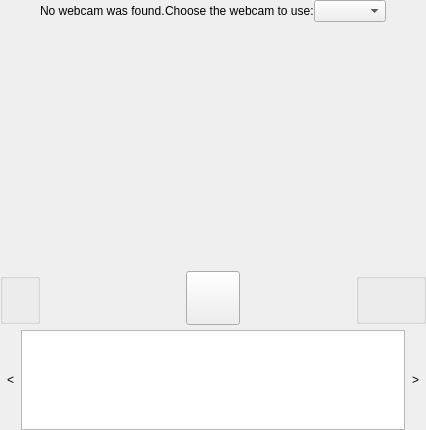
<?xml version="1.0" encoding="UTF-8"?>
<ui version="4.0">
 <class>mainWidget</class>
 <widget class="QWidget" name="mainWidget">
  <property name="geometry">
   <rect>
    <x>0</x>
    <y>0</y>
    <width>426</width>
    <height>430</height>
   </rect>
  </property>
  <layout class="QVBoxLayout" name="verticalLayout">
   <property name="spacing">
    <number>0</number>
   </property>
   <property name="margin">
    <number>0</number>
   </property>
   <item>
    <layout class="QHBoxLayout" name="horizontalLayout">
     <item>
      <spacer name="rightHorizSpacer">
       <property name="orientation">
        <enum>Qt::Horizontal</enum>
       </property>
       <property name="sizeHint" stdset="0">
        <size>
         <width>40</width>
         <height>0</height>
        </size>
       </property>
      </spacer>
     </item>
     <item>
      <widget class="QLabel" name="warningLabel">
       <property name="text">
        <string>No webcam was found.</string>
       </property>
      </widget>
     </item>
     <item>
      <widget class="QLabel" name="chooseWebcamLbl">
       <property name="baseSize">
        <size>
         <width>640</width>
         <height>480</height>
        </size>
       </property>
       <property name="text">
        <string>Choose the webcam to use:</string>
       </property>
      </widget>
     </item>
     <item>
      <widget class="KComboBox" name="webcamCombo"/>
     </item>
     <item>
      <spacer name="sleftZeroSpacer">
       <property name="orientation">
        <enum>Qt::Horizontal</enum>
       </property>
       <property name="sizeHint" stdset="0">
        <size>
         <width>40</width>
         <height>0</height>
        </size>
       </property>
      </spacer>
     </item>
    </layout>
   </item>
   <item>
    <layout class="QHBoxLayout" name="firstRow">
     <property name="sizeConstraint">
      <enum>QLayout::SetFixedSize</enum>
     </property>
     <item>
      <widget class="QWidget" name="centralSpot" native="true">
       <property name="sizePolicy">
        <sizepolicy hsizetype="Preferred" vsizetype="Preferred">
         <horstretch>0</horstretch>
         <verstretch>0</verstretch>
        </sizepolicy>
       </property>
       <property name="minimumSize">
        <size>
         <width>320</width>
         <height>240</height>
        </size>
       </property>
       <property name="maximumSize">
        <size>
         <width>16777215</width>
         <height>16777215</height>
        </size>
       </property>
       <property name="styleSheet">
        <string notr="true"/>
       </property>
       <layout class="QVBoxLayout" name="verticalLayout_3">
        <property name="margin">
         <number>0</number>
        </property>
       </layout>
      </widget>
     </item>
    </layout>
   </item>
   <item>
    <layout class="QHBoxLayout" name="secondRow">
     <property name="topMargin">
      <number>5</number>
     </property>
     <item>
      <widget class="QFrame" name="actions">
       <property name="sizePolicy">
        <sizepolicy hsizetype="Expanding" vsizetype="Minimum">
         <horstretch>0</horstretch>
         <verstretch>0</verstretch>
        </sizepolicy>
       </property>
       <property name="minimumSize">
        <size>
         <width>0</width>
         <height>0</height>
        </size>
       </property>
       <property name="maximumSize">
        <size>
         <width>16777215</width>
         <height>16777215</height>
        </size>
       </property>
       <layout class="QHBoxLayout" name="horizontalLayout_2">
        <property name="spacing">
         <number>0</number>
        </property>
        <property name="margin">
         <number>0</number>
        </property>
        <item>
         <widget class="QWidget" name="widget1" native="true">
          <property name="sizePolicy">
           <sizepolicy hsizetype="Expanding" vsizetype="Preferred">
            <horstretch>0</horstretch>
            <verstretch>0</verstretch>
           </sizepolicy>
          </property>
          <layout class="QHBoxLayout" name="horizontalLayout_4">
           <property name="spacing">
            <number>0</number>
           </property>
           <property name="leftMargin">
            <number>0</number>
           </property>
           <property name="topMargin">
            <number>6</number>
           </property>
           <property name="rightMargin">
            <number>0</number>
           </property>
           <property name="bottomMargin">
            <number>6</number>
           </property>
           <item>
            <widget class="QGroupBox" name="modes">
             <property name="sizePolicy">
              <sizepolicy hsizetype="Maximum" vsizetype="Minimum">
               <horstretch>0</horstretch>
               <verstretch>0</verstretch>
              </sizepolicy>
             </property>
             <property name="minimumSize">
              <size>
               <width>40</width>
               <height>0</height>
              </size>
             </property>
            </widget>
           </item>
           <item>
            <spacer name="horizontalSpacer_3">
             <property name="orientation">
              <enum>Qt::Horizontal</enum>
             </property>
             <property name="sizeHint" stdset="0">
              <size>
               <width>40</width>
               <height>20</height>
              </size>
             </property>
            </spacer>
           </item>
          </layout>
         </widget>
        </item>
        <item>
         <widget class="QPushButton" name="pushButton">
          <property name="sizePolicy">
           <sizepolicy hsizetype="Fixed" vsizetype="Fixed">
            <horstretch>0</horstretch>
            <verstretch>0</verstretch>
           </sizepolicy>
          </property>
          <property name="minimumSize">
           <size>
            <width>54</width>
            <height>54</height>
           </size>
          </property>
         </widget>
        </item>
        <item>
         <widget class="QWidget" name="widget" native="true">
          <property name="sizePolicy">
           <sizepolicy hsizetype="Expanding" vsizetype="Preferred">
            <horstretch>0</horstretch>
            <verstretch>0</verstretch>
           </sizepolicy>
          </property>
          <layout class="QHBoxLayout" name="horizontalLayout_3">
           <property name="spacing">
            <number>0</number>
           </property>
           <property name="leftMargin">
            <number>0</number>
           </property>
           <property name="topMargin">
            <number>6</number>
           </property>
           <property name="rightMargin">
            <number>0</number>
           </property>
           <property name="bottomMargin">
            <number>6</number>
           </property>
           <item>
            <spacer name="horizontalSpacer_4">
             <property name="orientation">
              <enum>Qt::Horizontal</enum>
             </property>
             <property name="sizeHint" stdset="0">
              <size>
               <width>40</width>
               <height>20</height>
              </size>
             </property>
            </spacer>
           </item>
           <item>
            <widget class="QGroupBox" name="groupBox">
             <layout class="QHBoxLayout" name="horizontalLayout_5">
              <property name="spacing">
               <number>0</number>
              </property>
              <property name="leftMargin">
               <number>4</number>
              </property>
              <property name="topMargin">
               <number>0</number>
              </property>
              <property name="rightMargin">
               <number>4</number>
              </property>
              <property name="bottomMargin">
               <number>0</number>
              </property>
              <item>
               <widget class="QToolButton" name="exportFiles">
                <property name="focusPolicy">
                 <enum>Qt::NoFocus</enum>
                </property>
                <property name="iconSize">
                 <size>
                  <width>20</width>
                  <height>20</height>
                 </size>
                </property>
                <property name="autoRaise">
                 <bool>true</bool>
                </property>
               </widget>
              </item>
              <item>
               <widget class="QToolButton" name="configure">
                <property name="focusPolicy">
                 <enum>Qt::NoFocus</enum>
                </property>
                <property name="text">
                 <string/>
                </property>
                <property name="iconSize">
                 <size>
                  <width>20</width>
                  <height>20</height>
                 </size>
                </property>
                <property name="autoRaise">
                 <bool>true</bool>
                </property>
               </widget>
              </item>
             </layout>
            </widget>
           </item>
          </layout>
         </widget>
        </item>
       </layout>
      </widget>
     </item>
    </layout>
   </item>
   <item>
    <layout class="QHBoxLayout" name="thirdRow">
     <property name="spacing">
      <number>0</number>
     </property>
     <item>
      <widget class="QToolButton" name="scrollLeft">
       <property name="sizePolicy">
        <sizepolicy hsizetype="Maximum" vsizetype="Maximum">
         <horstretch>0</horstretch>
         <verstretch>0</verstretch>
        </sizepolicy>
       </property>
       <property name="maximumSize">
        <size>
         <width>16777215</width>
         <height>100</height>
        </size>
       </property>
       <property name="text">
        <string>&lt;</string>
       </property>
       <property name="autoRaise">
        <bool>true</bool>
       </property>
      </widget>
     </item>
     <item>
      <widget class="ThumbnailView" name="thumbnailView">
       <property name="sizePolicy">
        <sizepolicy hsizetype="Expanding" vsizetype="Maximum">
         <horstretch>0</horstretch>
         <verstretch>0</verstretch>
        </sizepolicy>
       </property>
       <property name="minimumSize">
        <size>
         <width>0</width>
         <height>100</height>
        </size>
       </property>
       <property name="maximumSize">
        <size>
         <width>16777215</width>
         <height>100</height>
        </size>
       </property>
       <property name="verticalScrollBarPolicy">
        <enum>Qt::ScrollBarAlwaysOff</enum>
       </property>
       <property name="horizontalScrollBarPolicy">
        <enum>Qt::ScrollBarAlwaysOff</enum>
       </property>
       <property name="selectionMode">
        <enum>QAbstractItemView::ExtendedSelection</enum>
       </property>
       <property name="horizontalScrollMode">
        <enum>QAbstractItemView::ScrollPerPixel</enum>
       </property>
       <property name="flow">
        <enum>QListView::LeftToRight</enum>
       </property>
      </widget>
     </item>
     <item>
      <widget class="QToolButton" name="scrollRight">
       <property name="sizePolicy">
        <sizepolicy hsizetype="Maximum" vsizetype="Maximum">
         <horstretch>0</horstretch>
         <verstretch>0</verstretch>
        </sizepolicy>
       </property>
       <property name="maximumSize">
        <size>
         <width>16777215</width>
         <height>100</height>
        </size>
       </property>
       <property name="text">
        <string>&gt;</string>
       </property>
       <property name="autoRaise">
        <bool>true</bool>
       </property>
      </widget>
     </item>
    </layout>
   </item>
  </layout>
 </widget>
 <customwidgets>
  <customwidget>
   <class>KComboBox</class>
   <extends>QComboBox</extends>
   <header>kcombobox.h</header>
  </customwidget>
  <customwidget>
   <class>ThumbnailView</class>
   <extends>QListView</extends>
   <header>thumbnailview.h</header>
  </customwidget>
 </customwidgets>
 <resources/>
 <connections/>
</ui>
